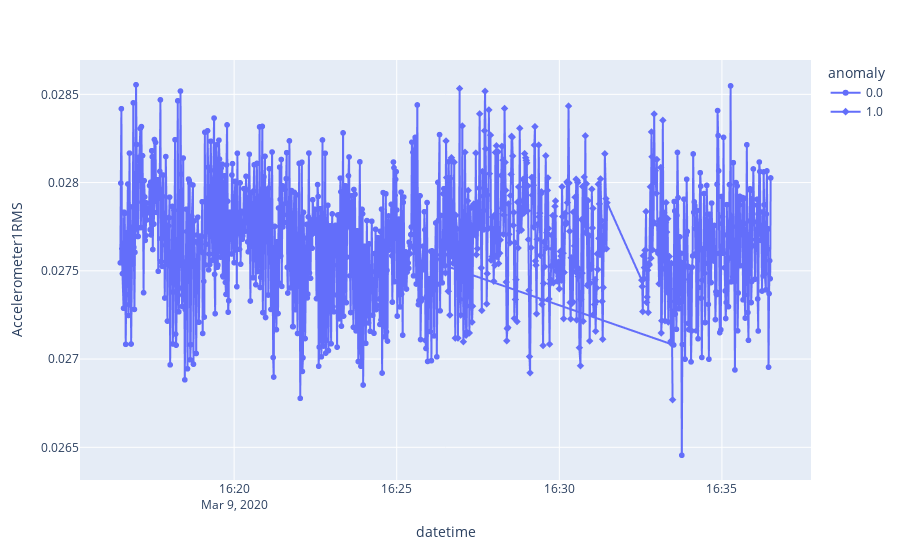

Notebook source saved alongside this figure:
### Code cell
fig = px.line(df, x='datetime', y='Accelerometer1RMS', markers='r', symbol="anomaly")

fig.show()

### Figure 1 — Plotly figure (JSON) as saved in the notebook; plotly's stock layout.template omitted (floating-point values rounded to 4 significant figures; data arrays with more than 128 entries replaced by an {"elided": "..."} marker saying what was removed)
{"data": [{"hovertemplate": "anomaly=0.0<br>datetime=%{x}<br>Accelerometer1RMS=%{y}<extra></extra>", "legendgroup": "0.0", "line": {"color": "#636efa", "dash": "solid"}, "marker": {"symbol": "circle"}, "mode": "markers+lines", "name": "0.0", "showlegend": true, "type": "scattergl", "x": {"elided": "730 str values"}, "xaxis": "x", "y": {"elided": "730 float values"}, "yaxis": "y"}, {"hovertemplate": "anomaly=1.0<br>datetime=%{x}<br>Accelerometer1RMS=%{y}<extra></extra>", "legendgroup": "1.0", "line": {"color": "#636efa", "dash": "solid"}, "marker": {"symbol": "diamond"}, "mode": "markers+lines", "name": "1.0", "showlegend": true, "type": "scattergl", "x": {"elided": "333 str values"}, "xaxis": "x", "y": {"elided": "333 float values"}, "yaxis": "y"}], "layout": {"legend": {"title": {"text": "anomaly"}, "tracegroupgap": 0}, "margin": {"t": 60}, "xaxis": {"anchor": "y", "domain": [0, 1], "title": {"text": "datetime"}}, "yaxis": {"anchor": "x", "domain": [0, 1], "title": {"text": "Accelerometer1RMS"}}}}
